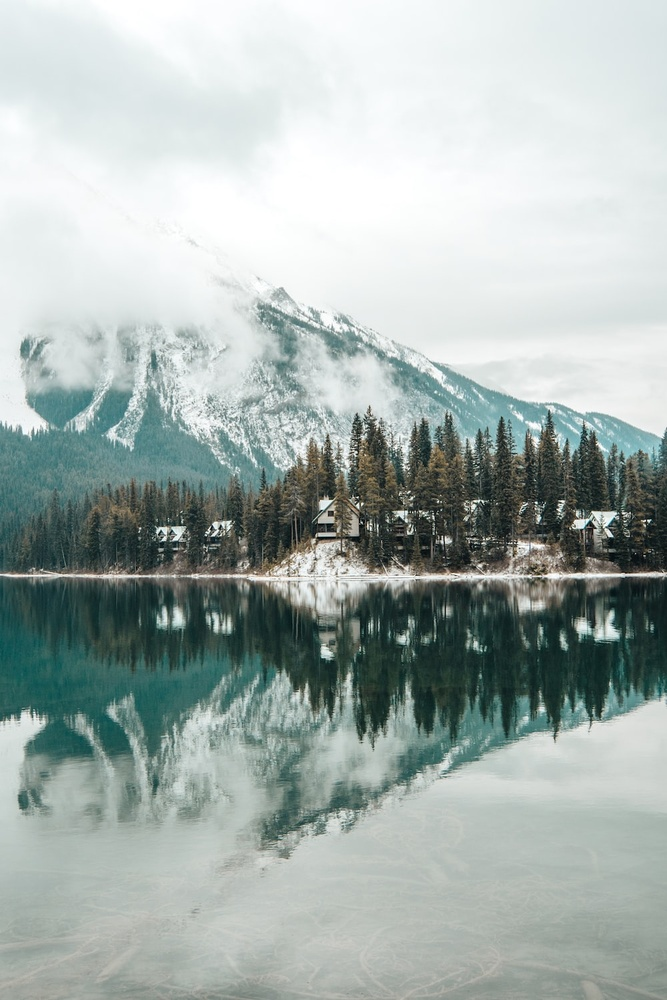
#> input picture chapter1.jpg, 667 x 1000 px, shrunk from 1000 x 1500 before the run, found by its file name
$ python ass2.py
#> lines starting #> are read from the running program, lines starting #| are printed output that depends on the picture
import cv2
import numpy as np
import time

# Step 1: Load the image from the given path using OpenCV
img_path = r'C:\Users\JAMES\Documents\JAPA\CDU\HIT137\Assignment 2\chapter1.jpg'
image = cv2.imread(img_path)
#> image is the input picture: shape (1000, 667, 3); mean B, G, R 174.1, 177.4, 166

# Step 2: Generate a number based on the current time
current_time = int(time.time())
generated_number = (current_time % 100) + 50

# If the number is even, add 10 to it
if generated_number % 2 == 0:
    generated_number += 10

# Step 3: Add the generated number to each pixel's RGB values
# Since OpenCV loads images in BGR format, we add the generated number to all three channels (B, G, R)
modified_img = cv2.add(image, (generated_number, generated_number, generated_number, 0))
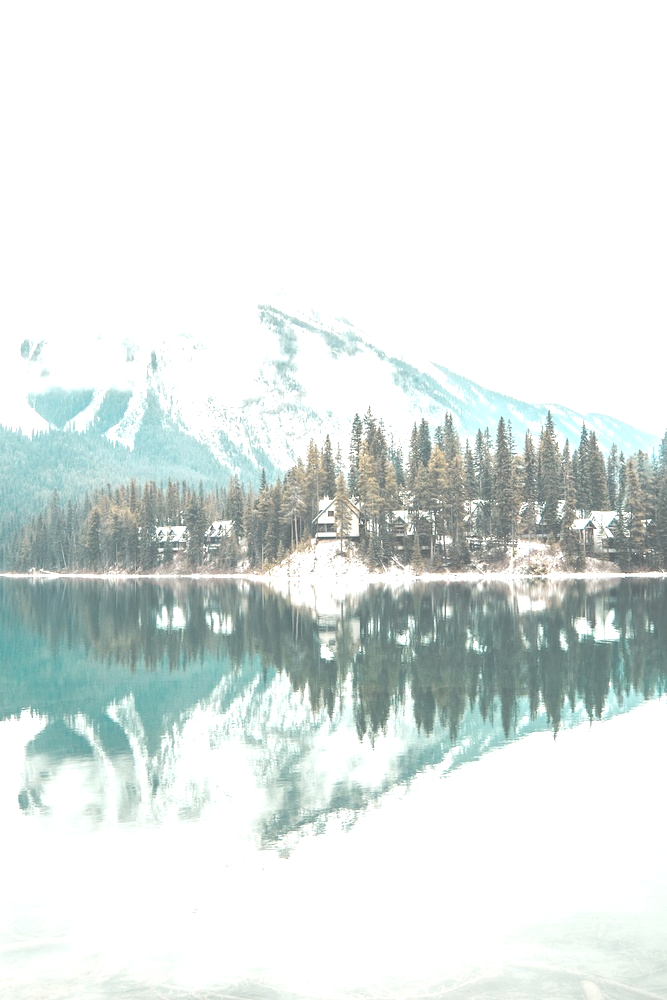
#> modified_img: shape (1000, 667, 3); mean B, G, R 228.5, 230.5, 223.2

# Step 4: Save the modified image
output_path = r'C:\Users\JAMES\Documents\JAPA\CDU\HIT137\Assignment 2\chapter1out.png'
cv2.imwrite(output_path, modified_img)

print("Modified image saved at:", output_path)

# Step 6: Extract the red channel and sum all the red pixel values
# OpenCV loads images in BGR format, so the red channel is the last one
red_channel = modified_img[:, :, 2]  # 2 is the index for the red channel
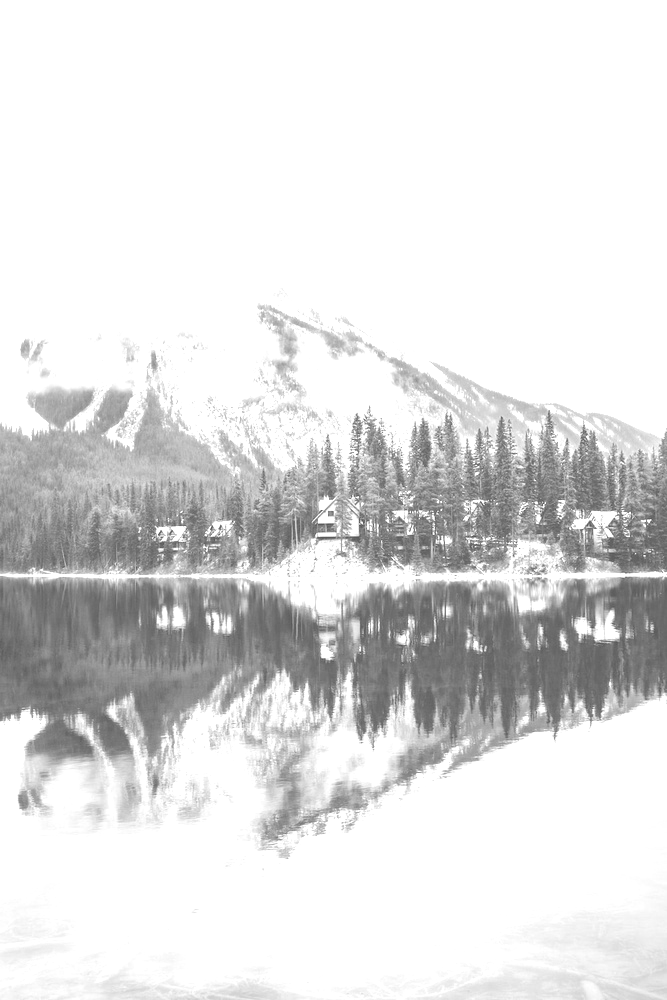
#> red_channel: shape (1000, 667); min 88, max 255, mean 223.2
red_sum = np.sum(red_channel)
#> red_sum = 148882923

# Step 7: Print the sum of the red pixel values
print("The sum of all red pixel values in the modified image is:", red_sum)
#| The sum of all red pixel values in the modified image is: 148882923


# CHAPTER 2

import re

# Step 1: Define the string
s = '56aAww1984sktr235270aYmn145ss785fsq31D0'

# Step 2: Separate numbers and letters using regular expressions
number_string = ''.join(re.findall(r'\d', s))
letter_string = ''.join(re.findall(r'[a-zA-Z]', s))

print("Number string:", number_string)
print("Letter string:", letter_string)

# Step 3: Convert even numbers to ASCII decimal values
even_numbers = [int(ch) for ch in number_string if int(ch) % 2 == 0]
ascii_even_numbers = [ord(str(ch)) for ch in even_numbers]

print("Even numbers in number string:", even_numbers)
print("ASCII values of even numbers:", ascii_even_numbers)

# Step 4: Convert upper-case letters to ASCII decimal values
upper_case_letters = [ch for ch in letter_string if ch.isupper()]
ascii_upper_case_letters = [ord(ch) for ch in upper_case_letters]

print("Upper-case letters in letter string:", upper_case_letters)
print("ASCII values of upper-case letters:", ascii_upper_case_letters)

# Define the ciphered quote
ciphered_quote = "V2 FRYSVFU VZCNGVRAG NAQ N YVGGYR VAFRPHER V ZNXR ZVHGHXRF V NZ BHG BS PHAGFBY hAONG GVZrf unEQ gb unNaoyr OHg Vs LOH PHAG UNAQYR ZR NG ZL 30EFG GURA LDH FHER NF URYYQBAG QRFREIR ZR NS ZL ORFG ZNEVYLA ZBAEBR"

# Caesar cipher decryption function
def decrypt_caesar(cipher_text, shift):
#> called with shift = 13
    decrypted_text = []
    for char in cipher_text:
        if 'A' <= char <= 'Z':
            decrypted_text.append(chr((ord(char) - shift - 65) % 26 + 65))
        elif 'a' <= char <= 'z':
            decrypted_text.append(chr((ord(char) - shift - 97) % 26 + 97))
        else:
            decrypted_text.append(char)  # Keep non-alphabet characters as is
    return ''.join(decrypted_text)

# Define the shift key (you can adjust the value if you know the key)
shift_key = 13  # Example shift value for Caesar cipher

# Decrypt and print the deciphered quote
deciphered_quote = decrypt_caesar(ciphered_quote, shift_key)
print("Deciphered Quote:", deciphered_quote)
